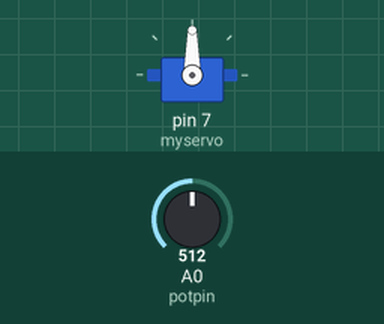
Recording of a sketch running on a simulated Arduino Uno, built with avr-gcc and run on an emulated ATmega328P. Parts: servo. The test bench sets the inputs (shaded band); at power-on: A0 (potpin) = 512.

Above: at 1.2 s.
1.3 s: A0 (potpin) set to 716
At 2.5 s:
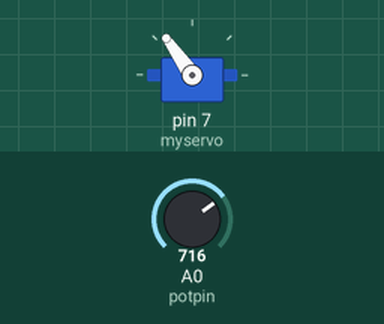
2.8 s: A0 (potpin) set to 900
At 3.5 s:
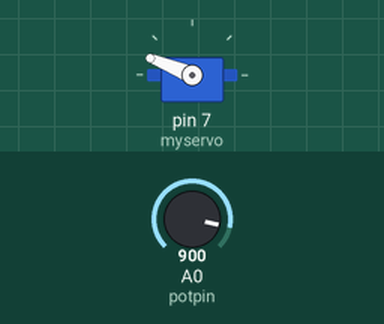
4.3 s: A0 (potpin) set to 1023
At 4.9 s:
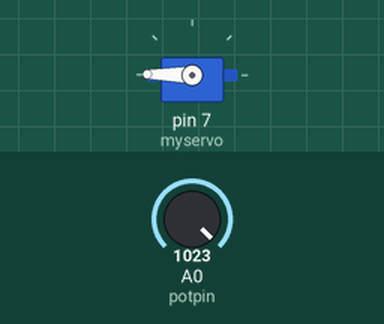
5.8 s: A0 (potpin) set to 306
At 7.0 s:
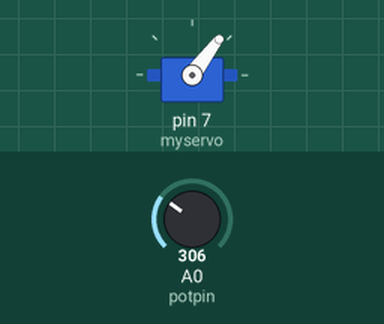
7.3 s: A0 (potpin) set to 122
At 8.4 s:
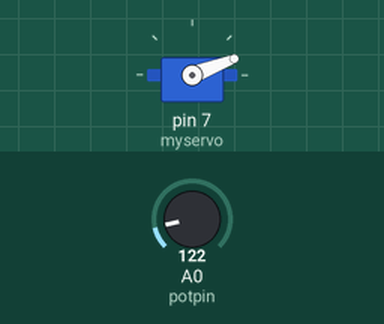
Timing chart, 0 to 9.8 s (numbered marks = the images above; inputs shaded):
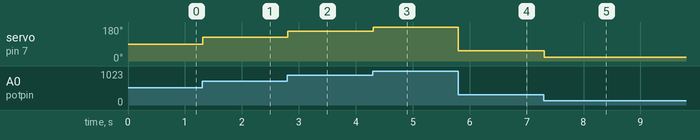

The sketch:

part3_servomotor_with_potentiomete.ino
```cpp
#include <Servo.h>  // add servo library

Servo myservo;  // create servo object to control a servo

int potpin = 0;  // analog pin used to connect the potentiometer pin A0 of the arduino
int val;    // variable to read the value from the analog pin

void setup() {
  myservo.attach(7);
  Serial.begin(9600);
}

void loop() {
  val = analogRead(potpin);
  val = map(val,0,1024,0,180);
  myservo.write(val);
  delay(15);
}
```

Measured:
- after the input at 1.3 s, servo on pin 7 (myservo): 90° → 125° at once
- after the input at 2.8 s, servo on pin 7 (myservo): 125° → 158° at once
- after the input at 4.3 s, servo on pin 7 (myservo): 158° → 179° at once
- after the input at 5.8 s, servo on pin 7 (myservo): 179° → 53° at once
- after the input at 7.3 s, servo on pin 7 (myservo): 53° → 21° at once
